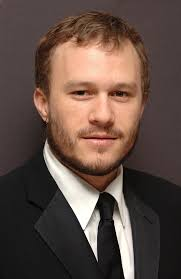
#> input picture Assignment 21/5/heath ledjer.jpg, 181 x 279 px, found by its file name
$ python Deceased_Picture.py
#> lines starting #> are read from the running program, lines starting #| are printed output that depends on the picture; after the words box and inside, x2 and y2 are one past the last pixel; in counts of white or black regions, pixels touching at a corner belong together
import cv2 as cv
import numpy as np

img = cv.imread('5\heath ledjer.jpg')
#> img is the input picture: shape (279, 181, 3); mean B, G, R 68.1, 76.3, 95.4

img = cv.resize(img, (400, 600))
#> img: shape (600, 400, 3)

for i in range(120):
    img[i:i+50, 120-i-1] = 0
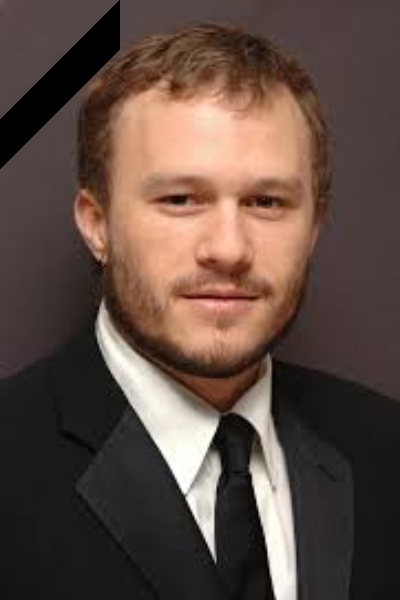
#> img: shape (600, 400, 3); mean B, G, R 66.2, 74.4, 93.2

for i in range(50):
    img[0:50-i, 120+i-1] = 0
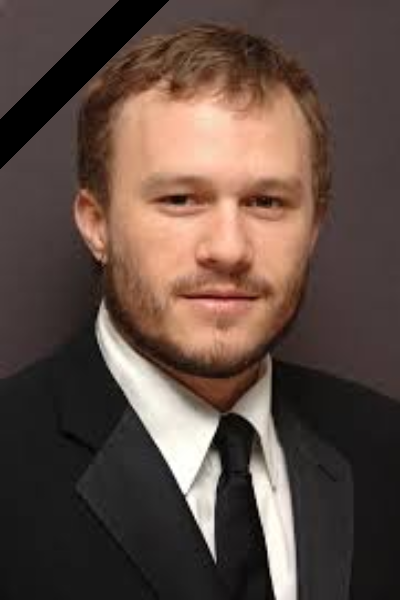
#> img: shape (600, 400, 3); 0.51% of pixels changed, all inside (x1, y1, x2, y2) = (120, 0, 169, 49)

cv.imwrite('5\deceased_heath ledjer.jpg', img)
